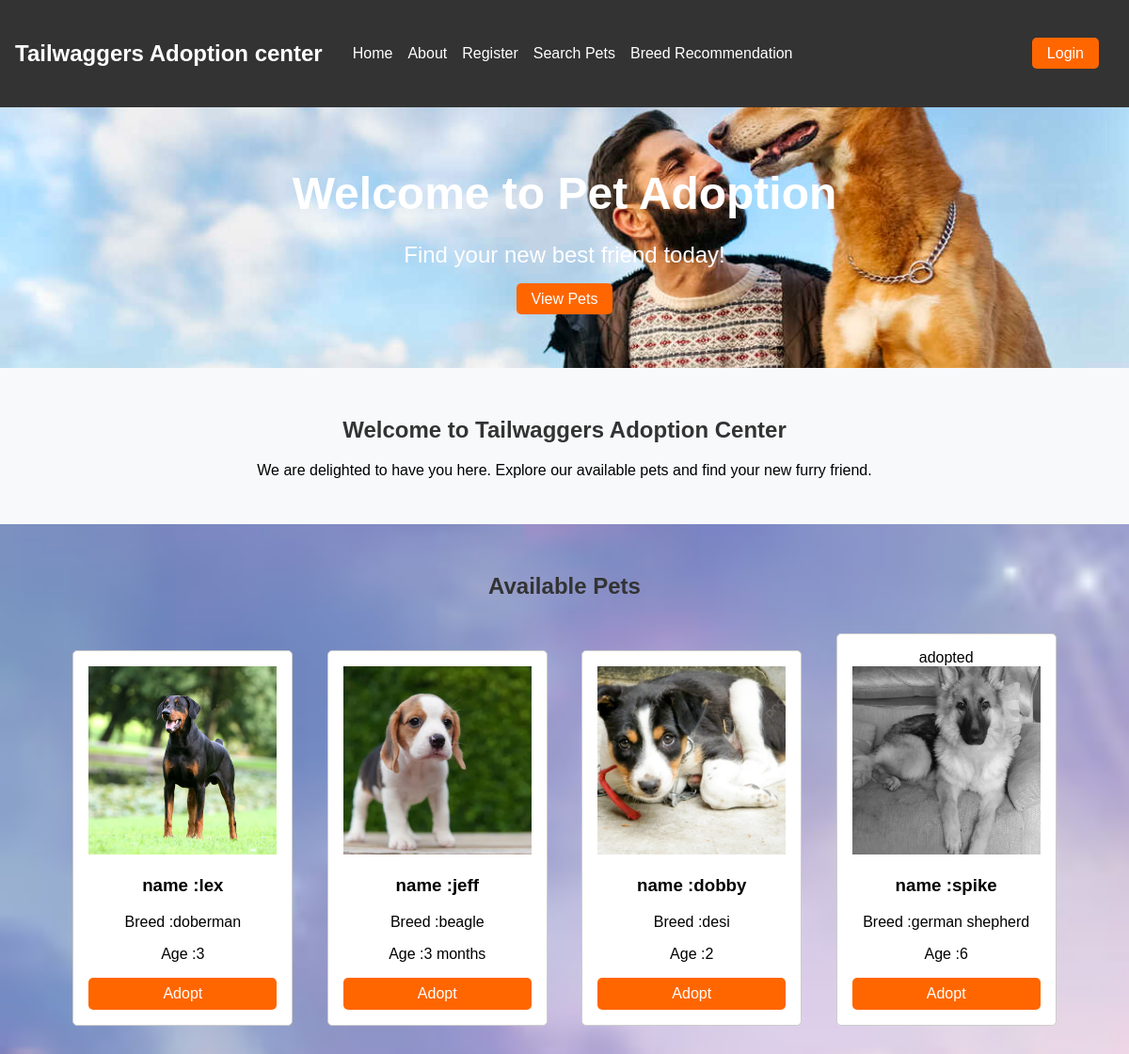
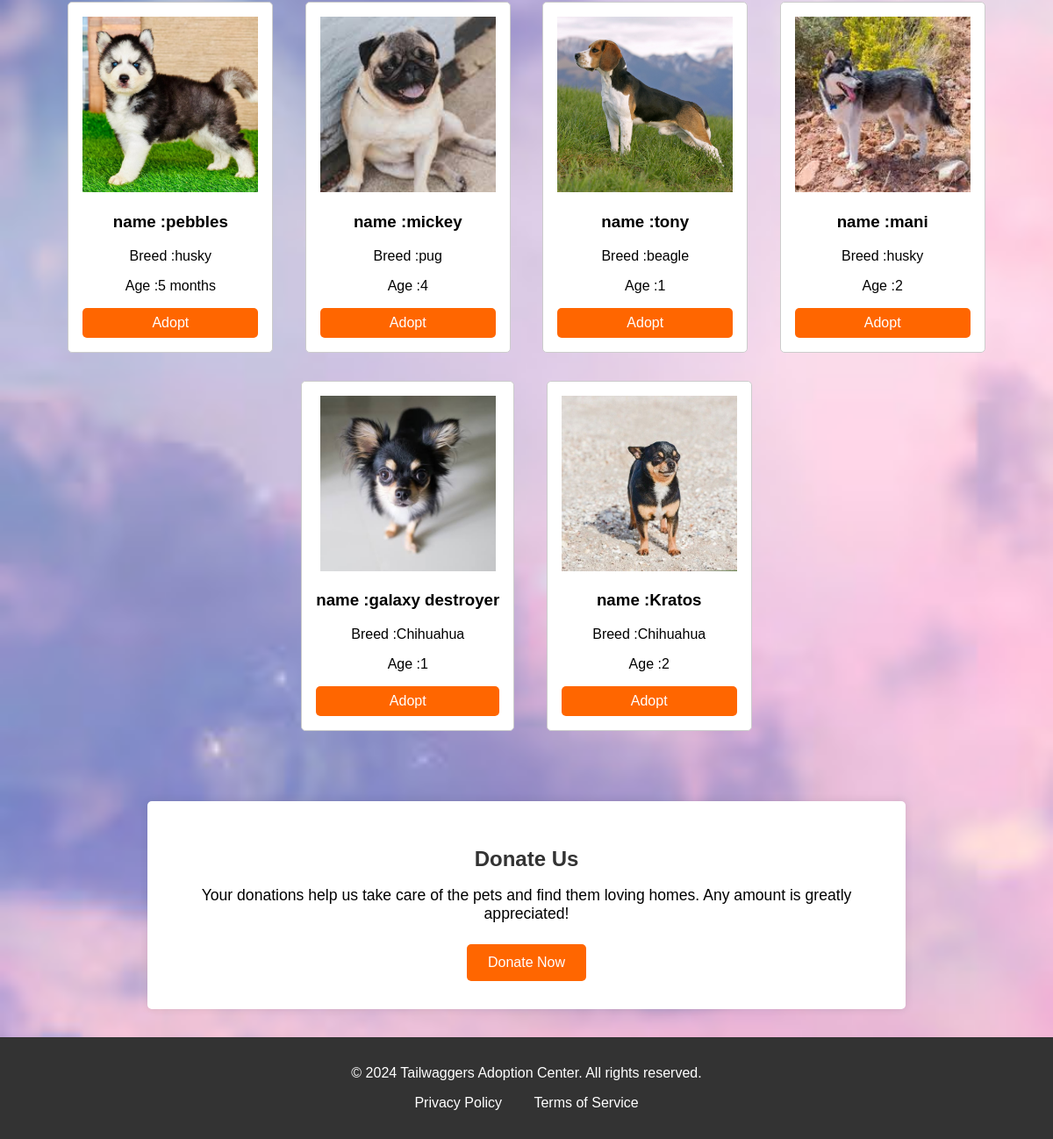
The page / on the database its author committed (2 pictures, top to bottom).
### webpage/models.py (models this page shows, shortened)
class pet(models.Model):
    SIZE_CHOICES = [ ('small', 'Small'), ('medium', 'Medium'), ('large', 'Large'), ]
    GENDER_CHOICES =[("female","Female"),("male","Male")]
    name=models.CharField(max_length=50)
    age=models.CharField(max_length=20)
    breed=models.ForeignKey(breed,on_delete=models.CASCADE,default=1)
    gender=models.CharField(max_length=10,choices=GENDER_CHOICES ,default='male')
    description = models.TextField(max_length=300,blank=True)
    size = models.CharField(max_length=10, choices=SIZE_CHOICES, default='medium')
    vaccinations = models.BooleanField(default=False)
    spayed_neutered = models.BooleanField(default=False)
    medical_conditions = models.CharField(max_length=100, blank=True)
    image=models.ImageField(upload_to=("upload/image/"))
    is_adopted=models.BooleanField(default=False)
    class Meta:
        permissions = [("can_add_pet","can add pet")]

class breed(models.Model):
    ACTIVITY_LEVEL_CHOICES = [ ('low', 'Low'), ('medium', 'Medium'), ('high', 'High'), ]
    SIZE_CHOICES = [ ('small', 'Small'), ('medium', 'Medium'), ('large', 'Large'), ]
    name = models.CharField(max_length=50)
    good_with_kids = models.BooleanField(default=False)
    low_shedding =models.BooleanField(default=False)
    first_time_owner = models.BooleanField(default=False)
    Guard_dog = models.BooleanField(default=False)
    athletic = models.BooleanField(default=False)
    first_time_owner = models.BooleanField(default=False)
    activity_level = models.CharField(max_length=10, choices=ACTIVITY_LEVEL_CHOICES, default='medium')
    size = models.CharField(max_length=10, choices=SIZE_CHOICES, default='medium')
    def __str__(self):
        return self.name

### webpage/views.py (the view)
# urls.py: 2. Add a URL to urlpatterns:  path('', views.home, name='home')
def home(request):
    pets =pet.objects.all()
    return render(request, "home.html",{"pets":pets,})

### webpage/templates/home.html
{% extends 'base.html'%}
{% block content%}
    <header class="hero" >
        <h1>Welcome to Pet Adoption</h1>
        <p>Find your new best friend today!</p>
        <a href="#pets" class="btn">View Pets</a>
    </header>
    <section id='welcome1' class='welcome1'>
        <h2>Welcome to Tailwaggers Adoption Center</h2>
        <p>We are delighted to have you here. Explore our available pets and find your new furry friend.</p>
    </section>
    <section id="pets" class="pets">
        <h2>Available Pets</h2>
        {%for pet in pets %}
            {%if pet.is_adopted%}
            <div class="pet-card">
                <div class="badge bg-dark text-white position-absoulte" style="top:0.5rem; right:0.5rem">
                    adopted</div>
                <img src="{{ pet.image.url }}" alt="Pet 1" style="filter:grayscale(100%)" >
                <h3>name :{{ pet.name}}</h3>
                <p>Breed :{{pet.breed}}</p>
                <p>Age :{{pet.age}}</p>
                <a href="{%url 'petP' pet.id %}" class="btn">Adopt</a>
            </div>
            {% else %}
        <div class="pet-card">
            <img src="{{ pet.image.url }}" alt="Pet 1" >
            <h3>name :{{ pet.name}}</h3>
            <p>Breed :{{pet.breed}}</p>
            <p>Age :{{pet.age}}</p>
            <a href="{%url 'petP' pet.id %}" class="btn">Adopt</a>
        </div>
        {% endif%}
        {% endfor %}
    </section>
    <section id="donate" class="donate">
        <h2>Donate Us</h2>
        <p>Your donations help us take care of the pets and find them loving homes. Any amount is greatly appreciated!</p>
        <a href="{% url 'payment' %}" class="btn">Donate Now</a>
    </section>
{% endblock %}

### static/style.css (style rules this page uses)
body { font-family: Arial, sans-serif; margin: 0; padding: 0; background-color: #f4f4f4; background-image: url(./petpage_BG_new.jpg); background-size: cover; background-repeat: no-repeat; background-attachment: fixed; }
.hero { background: url(./hero_banner.jpg) no-repeat center center/cover; color: #fff; text-align: center; padding: 4rem 0; }
.hero h1 { margin: 0; font-size: 3rem; }
.hero p { font-size: 1.5rem; }
.hero .btn { background: #ff6600; color: #fff; padding: 0.5rem 1rem; text-decoration: none; border-radius: 5px; }
.welcome1 { text-align: center; padding: 2rem 0; background-color: #f8f9fa; }
.donate { max-width: 800px;margin: 2rem auto;padding: 2rem;background-color: #fff;border-radius: 5px;box-shadow: 0 0 10px rgba(0, 0, 0, 0.1);text-align: center; }
.donate h2 { color: #333;margin-bottom: 1rem; }
.donate p { font-size: 1.1rem;margin-bottom: 1.5rem; }
.donate .btn { display: inline-block;background-color: #ff6600;color: #fff;padding: 0.75rem 1.5rem;text-decoration: none;border-radius: 5px;transition: background-color 0.3s ease; }
.pets { padding: 2rem; text-align: center; }
.pets .pet-card { display: inline-block; margin: 1rem; padding: 1rem; border: 1px solid #ccc; border-radius: 5px;background-color:white; }
.pets .pet-card img { width: 200px; height: 200px; object-fit: cover; }
.pets .btn { display: block; background: #ff6600; color: #fff; padding: 0.5rem; text-decoration: none; border-radius: 5px; margin-top: 1rem; }
h2 { color: #333; }

### rows shown on the page
pet: image (picture), name "lex", breed "doberman", age "3"
pet: image (picture), name "jeff", breed "beagle", age "3 months"
pet: image (picture), name "dobby", breed "desi", age "2"
pet: image (picture), name "spike", breed "german shepherd", age "6"
pet: image (picture), name "pebbles", breed "husky", age "5 months"
pet: image (picture), name "mickey", breed "pug", age "4"
pet: image (picture), name "tony", breed "beagle", age "1"
pet: image (picture), name "mani", breed "husky", age "2"
pet: image (picture), name "galaxy destroyer", breed "Chihuahua", age "1"
pet: image (picture), name "Kratos", breed "Chihuahua", age "2"
